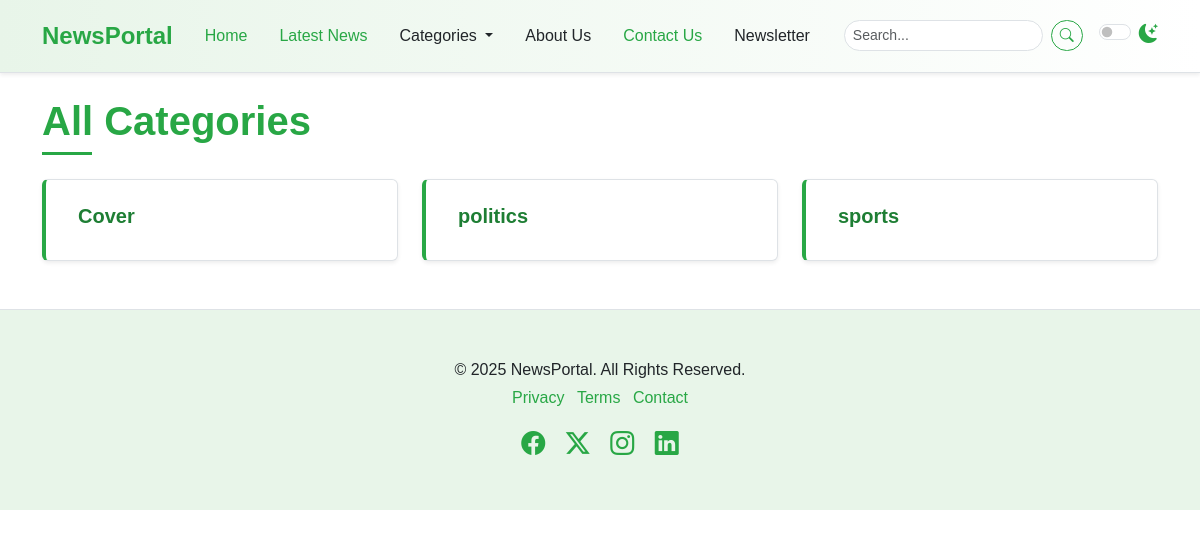
/categories/, run on an earlier commit of the app's database.
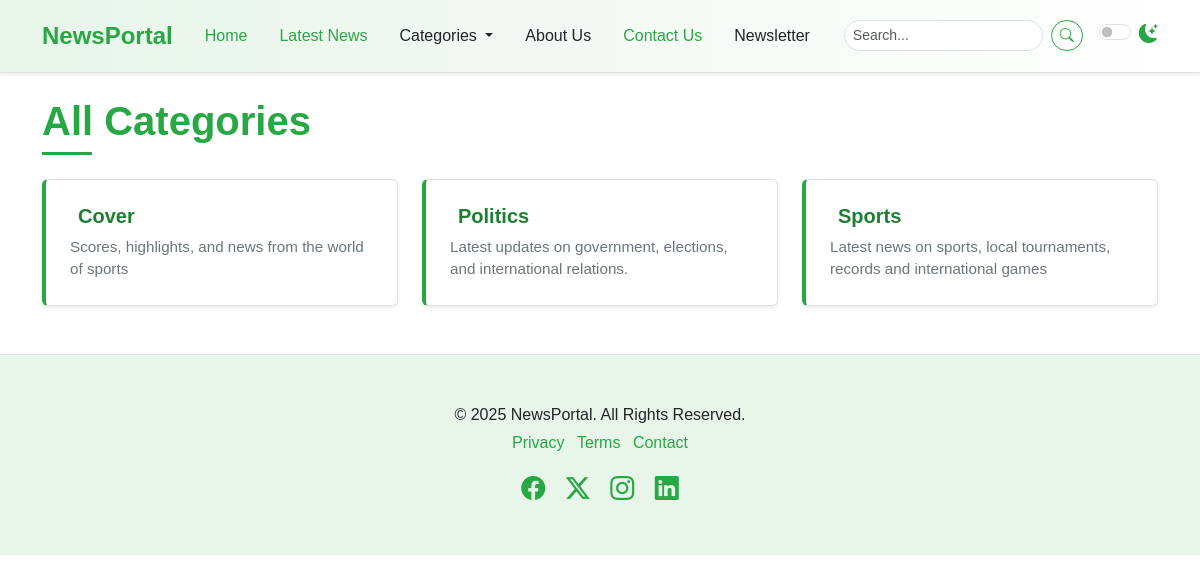
And on a later commit of the database.
### newspaper/models.py (models this page shows, shortened)
class TimeStampModel(models.Model):
    created_at = models.DateTimeField(auto_now_add=True)
    updated_at = models.DateTimeField(auto_now=True)
    class Meta:
       abstract = True #don't care about the table in DB

class Category(TimeStampModel):
    name = models.CharField(max_length=100)
    icon = models.CharField(max_length=100, null= True ,blank=True)
    description = models.TextField(null=True, blank=True)
    class Meta:
        ordering = ["name"] #Category.objects.all()
        verbose_name="category"
        verbose_name_plural ="Categories"

### newspaper/views.py (the view)
# urls.py: path("categories/", views.CategoryListView.as_view(), name="categories"),
class CategoryListView(ListView):
    model = Category
    template_name = "newsportal/categories.html"
    context_object_name = "categories"

### newspaper/nav.py (called while the page is built)
def navigation(request):
    categories = Category.objects.all()[:4]
    return {"categories": categories}

### templates/newsportal/categories.html
{% extends "newsportal/base.html" %}
{% block content %}
    <div class="container mt-4 mb-5">
        <h1 class="mb-4 section-title"><span>All Categories</span></h1>
        <div class="row row-cols-1 row-cols-md-2 row-cols-lg-3 g-4">
            {% for category in categories %}
            <div class="col">
                <div class="card h-100 shadow-sm list-item-card">
                    <div class="card-body">
                        <h5 class="card-title">
                            <a href="category.html"><i class="{{ category.icon }} me-2"></i>
                                {{ category.name }}
                            </a>
                        </h5>
                        <p class="card-text">{{ category.description }}</p>
                    </div>
                </div>
            </div>
            {% endfor %}
        </div>
    </div>
{% endblock content %}

### templates/newsportal/base.html (shortened to what this page needs)
{% load static %}
<!DOCTYPE html>
<html lang="en" data-bs-theme="light">
  <head>
    <link href="{% static 'css/bootstrap.min.css' %}"
          rel="stylesheet"
          />
    <link rel="stylesheet"
          href="https://cdn.jsdelivr.net/npm/bootstrap-icons@1.11.3/font/bootstrap-icons.min.css" />
    <link rel="stylesheet" href="{% static 'css/style.css' %}" />
  </head>
  <body>
{% include "newsportal/nav.html" %}
{% block content %}
{% endblock content %}
{% include "newsportal/footer.html" %}
  </body>
</html>

### templates/newsportal/nav.html (shortened to what this page needs)
    <nav class="navbar navbar-expand-lg sticky-top elegant-navbar">
      <div class="container">
        <a class="navbar-brand fw-bold" href="/">NewsPortal</a>
        <div class="collapse navbar-collapse" id="navbarNavDropdown">
          <ul class="navbar-nav me-auto mb-2 mb-lg-0">
            <li class="nav-item">
              <a class="nav-link active" aria-current="page" href="/">Home</a>
            </li>
            <li class="nav-item">
              <a class="nav-link" href="{% url 'post-list' %}">Latest News</a>
            </li>
            <li class="nav-item dropdown">
              <a class="nav-link dropdown-toggle"
                 href="#"
                 role="button"
                 data-bs-toggle="dropdown"
                 aria-expanded="false">
                 Categories
              </a>
            </li>
            <li class="nav-item">
              <a class="nav-link" href="about.html">About Us</a>
            </li>
            <li class="nav-item">
              <a class="nav-link" href="{% url 'contact' %}">Contact Us</a>
            </li>
            <li class="nav-item">
              <a class="nav-link" href="#newsletter-section">Newsletter</a>
            </li>
          </ul>
          <form class="d-flex me-3" role="search">
            <input class="form-control form-control-sm me-2"
                   type="search"
                   placeholder="Search..."
                   aria-label="Search" />
            <button class="btn btn-outline-success btn-sm" type="submit">
              <i class="bi bi-search"></i>
            </button>
          </form>
          <div class="form-check form-switch">
            <input class="form-check-input"
                   type="checkbox"
                   role="switch"
                   id="darkModeSwitch" />
            <label class="form-check-label" for="darkModeSwitch">
              <i class="bi bi-moon-stars-fill"></i>
            </label>
          </div>
        </div>
      </div>
    </nav>

### templates/newsportal/footer.html
    <footer class="py-5 mt-5 elegant-footer">
      <div class="container text-center">
        <p class="mb-1">&copy; 2025 NewsPortal. All Rights Reserved.</p>
        <ul class="list-inline">
          <li class="list-inline-item">
            <a href="#">Privacy</a>
          </li>
          <li class="list-inline-item">
            <a href="#">Terms</a>
          </li>
          <li class="list-inline-item">
            <a href="#">Contact</a>
          </li>
        </ul>
        <div class="social-icons mt-3">
          <a href="#" class="text-decoration-none me-3"><i class="bi bi-facebook fs-4"></i></a>
          <a href="#" class="text-decoration-none me-3"><i class="bi bi-twitter-x fs-4"></i></a>
          <a href="#" class="text-decoration-none me-3"><i class="bi bi-instagram fs-4"></i></a>
          <a href="#" class="text-decoration-none"><i class="bi bi-linkedin fs-4"></i></a>
        </div>
      </div>
    </footer>

### static/css/style.css (style rules this page uses)
:root { --primary-green: #28a745; --light-green: #e8f5e9; --dark-green: #1e7e34; --accent-green: #5cb85c; --text-color-light: #212529; --text-color-dark: #f8f9fa; --bg-light: #ffffff; --bg-dark: #212529; --card-bg-light: #ffffff; --card-bg-dark: #343a40; --border-color-light: #dee2e6; --border-color-dark: #495057; --shadow-sm: 0 0.125rem 0.25rem rgba(0, 0, 0, 0.075); --shadow: 0 0.5rem 1rem rgba(0, 0, 0, 0.15); --transition-speed: 0.3s ease; }
body { font-family: "Poppins", sans-serif; background-color: var(--bg-light); color: var(--text-color-light); transition: background-color var(--transition-speed), color var(--transition-speed); }
.elegant-navbar { background: linear-gradient( to right, var(--light-green), #ffffff ); border-bottom: 1px solid var(--border-color-light); box-shadow: var(--shadow-sm); padding-top: 0.8rem; padding-bottom: 0.8rem; }
.elegant-navbar .navbar-brand { color: var(--primary-green); font-size: 1.5rem; transition: color var(--transition-speed); }
.elegant-navbar .nav-link { color: var(--text-color-light); font-weight: 500; transition: color var(--transition-speed); margin: 0 0.5rem; }
.elegant-navbar .nav-link:hover, .elegant-navbar .nav-link.active { color: var(--primary-green); }
.elegant-navbar .form-control { border-radius: 20px; border-color: var(--border-color-light); background-color: var(--bg-light); color: var(--text-color-light); }
.elegant-navbar .btn-outline-success { border-color: var(--primary-green); color: var(--primary-green); border-radius: 20px; transition: background-color var(--transition-speed), color var(--transition-speed); }
.elegant-navbar .form-check-label i { color: var(--primary-green); font-size: 1.2rem; }
.section-title { position: relative; padding-bottom: 10px; margin-bottom: 20px; font-weight: 600; color: var(--primary-green); }
.section-title span { position: relative; z-index: 1; background-color: var(--bg-light); padding-right: 10px; }
.section-title::after { content: ""; position: absolute; left: 0; bottom: 0; width: 50px; height: 3px; background-color: var(--primary-green); }
.card { border: 1px solid var(--border-color-light); transition: box-shadow var(--transition-speed), transform var(--transition-speed); background-color: var(--card-bg-light); color: var(--text-color-light); }
.card-title { color: var(--dark-green); font-weight: 600; }
.elegant-footer { background-color: var(--light-green); border-top: 1px solid var(--border-color-light); color: var(--text-color-light); }
.elegant-footer a { color: var(--primary-green); text-decoration: none; transition: color var(--transition-speed); }
.elegant-footer .social-icons a { color: var(--primary-green); transition: color var(--transition-speed), transform var(--transition-speed); }
.btn-outline-success { color: var(--primary-green); border-color: var(--primary-green); transition: background-color var(--transition-speed), color var(--transition-speed); }
.list-item-card { transition: transform 0.2s ease-in-out, box-shadow 0.2s ease-in-out; border-left: 4px solid var(--primary-green); }
.list-item-card .card-body { padding: 1.5rem; }
.list-item-card .card-title a { text-decoration: none; color: var(--dark-green); font-weight: 600; }
.list-item-card .card-text { font-size: 0.95rem; color: #6c757d; }

What changed in the data, as far as the page shows it:
changed Category "Cover": description (not shown) → "Scores, highlights, and news from the world of sports"
changed Category: name "politics" → "Politics"; description (not shown) → "Latest updates on government, elections, and international relations."
changed Category: name "sports" → "Sports"; description (not shown) → "Latest news on sports, local tournaments, records and international games"
